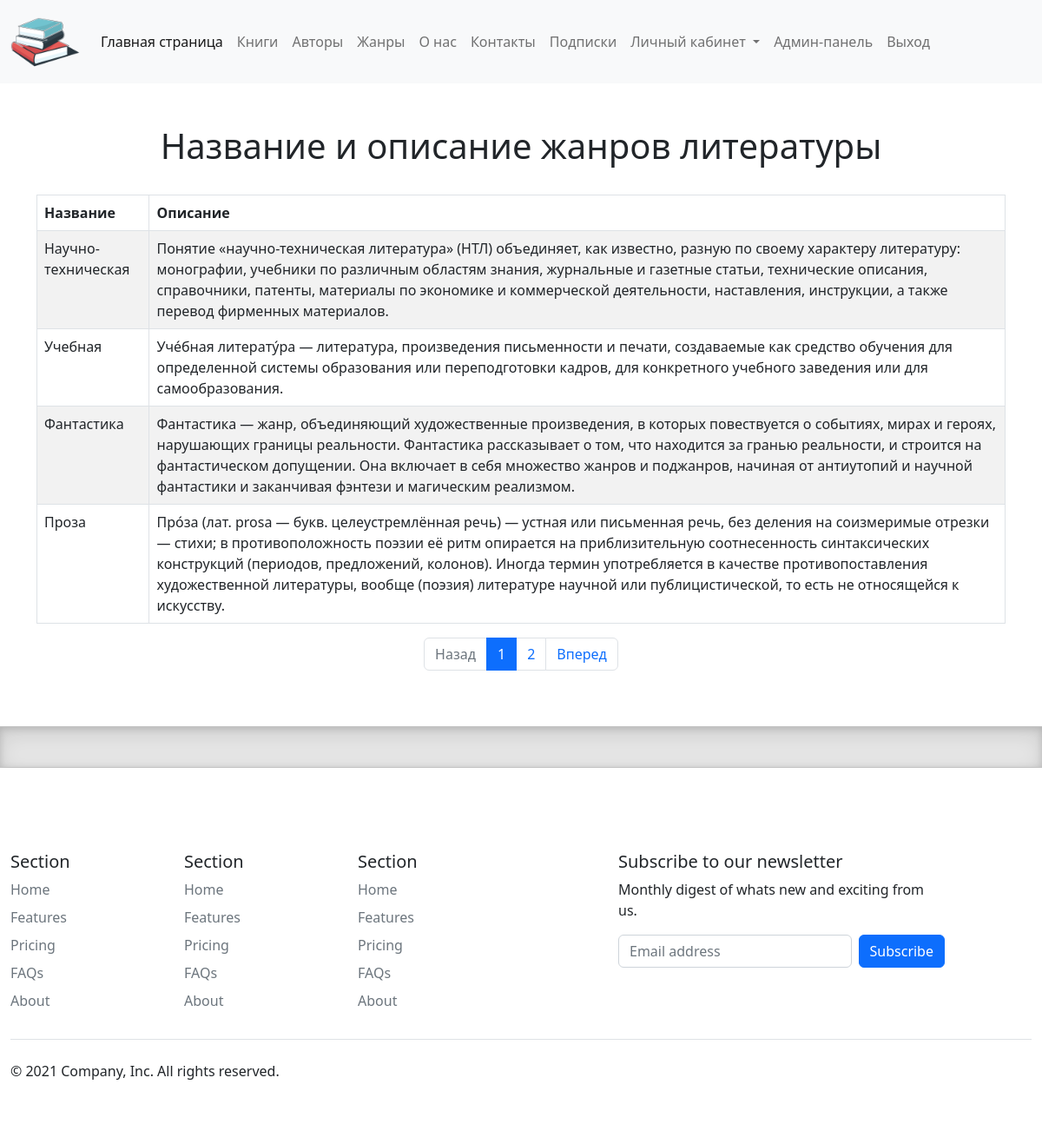
The page /genre/ (signed in) on the database its author committed.
### catalog/models.py (models this page shows, shortened)
class Genre(models.Model):
    name = models.CharField(max_length=200, help_text="Введите жанр книги", verbose_name="Жанр книги")
    about = models.TextField(help_text="Введите сведения о жанре", verbose_name="Сведения о жанре", null=True)

### catalog/views.py (the view)
# urls.py: path('genre/', views.GenreListView.as_view(), name='genre'),
class GenreListView(LoginRequiredMixin, ListView):
    raise_exception = True
    model = Genre
    context_object_name = 'genre'
    template_name = 'catalog/genre.html'
    paginate_by = 4
    ordering = ['-id']

### templates/catalog/genre.html
{% extends "catalog/base.html" %}
{% block content %}
    {% if genre %}
        <table class="table table-striped table-bordered text-start">
            <br>
            <br>
            <h1>Название и описание жанров литературы</h1>
            <br>
            <thead>
            <tr>
                <th>Название</th>
                <th>Описание</th>
            </tr>
            </thead>
            <tbody>
            {% for genre in genre %}
                <tr>
                    <td>{{ genre.name }}</td>
                    <td>{{ genre.about }}</td>
                </tr>
            {% endfor %}
            </tbody>
        </table>
    {% else %}
        <p>В базе данных нет жанров</p>
    {% endif %}
    <div class="col-12">
        {% include "modules/pagination.html" %}
    </div>
{% endblock content %}

### rows shown on the page
Genre: name "Научно-техническая", about "Понятие «научно-техническая литература» (НТЛ) объединяет, как известно, разную по своему характеру литературу: монографии, учебники по различным областям знания, журнальные и газетные статьи, технические описания, справочники, патенты, материалы по экономике и коммерческой деятельности, наставления, инструкции, а также перевод фирменных материалов."
Genre: name "Учебная", about "Уче́бная литерату́ра — литература, произведения письменности и печати, создаваемые как средство обучения для определенной системы образования или переподготовки кадров, для конкретного учебного заведения или для самообразования."
Genre: name "Фантастика", about "Фантастика — жанр, объединяющий художественные произведения, в которых повествуется о событиях, мирах и героях, нарушающих границы реальности. Фантастика рассказывает о том, что находится за гранью реальности, и строится на фантастическом допущении. Она включает в себя множество жанров и поджанров, начиная от антиутопий и научной фантастики и заканчивая фэнтези и магическим реализмом."
Genre: name "Проза", about "Про́за (лат. prosa — букв. целеустремлённая речь) — устная или письменная речь, без деления на соизмеримые отрезки — стихи; в противоположность поэзии её ритм опирается на приблизительную соотнесенность синтаксических конструкций (периодов, предложений, колонов). Иногда термин употребляется в качестве противопоставления художественной литературы, вообще (поэзия) литературе научной или публицистической, то есть не относящейся к искусству."

### other values the page prints
{{ num_page }} "1"
{{ num_page }} "2"
